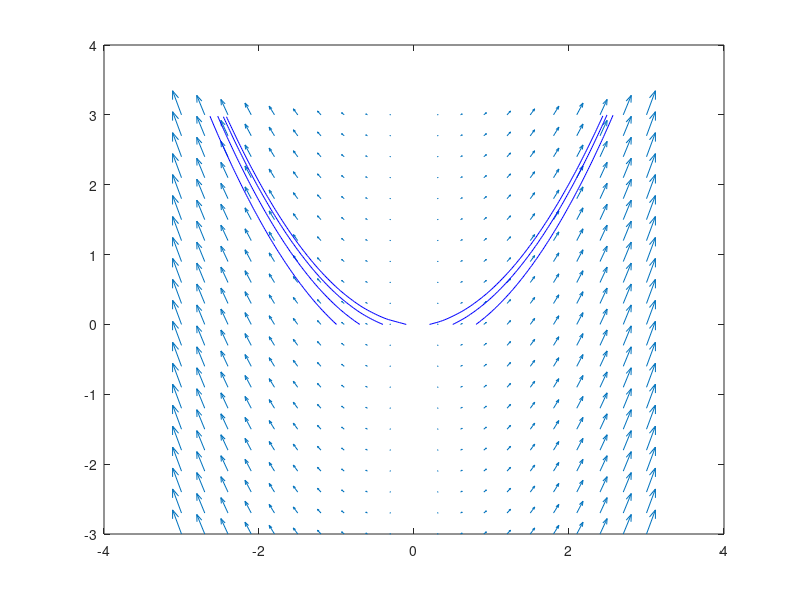

Recreate this plot in MATLAB.
[x, y] = meshgrid(-3:0.3:3);
u = x;
v = x.^2;
quiver(x, y, u, v);
startx = -1:0.3:1;
starty = zeros(size(startx));
streamline(x, y, u, v, startx, starty);